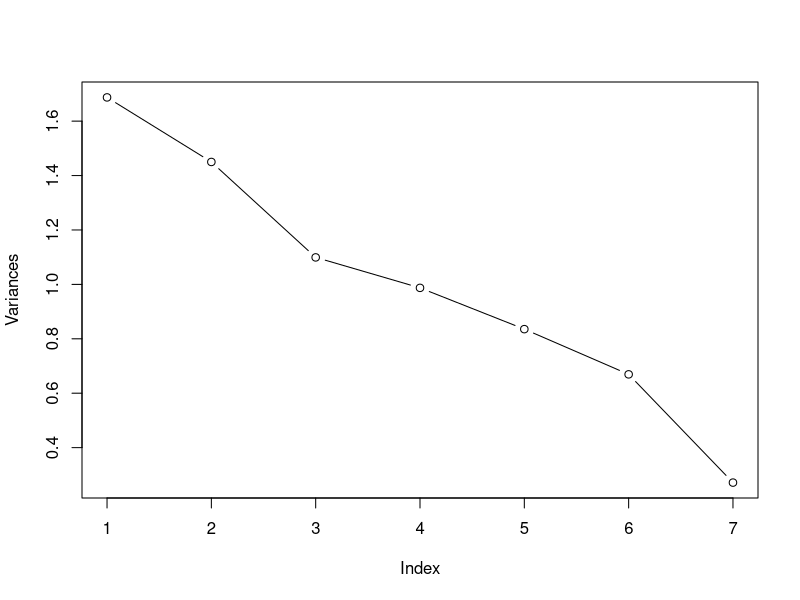
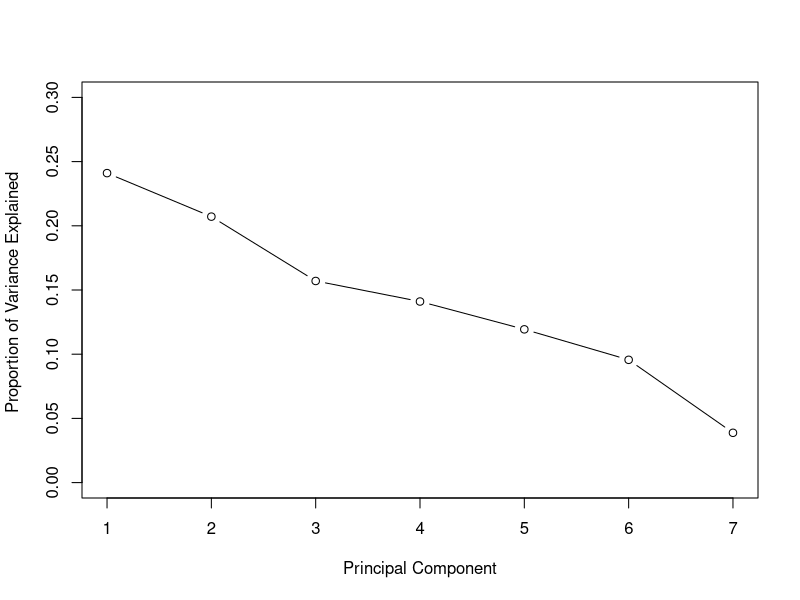
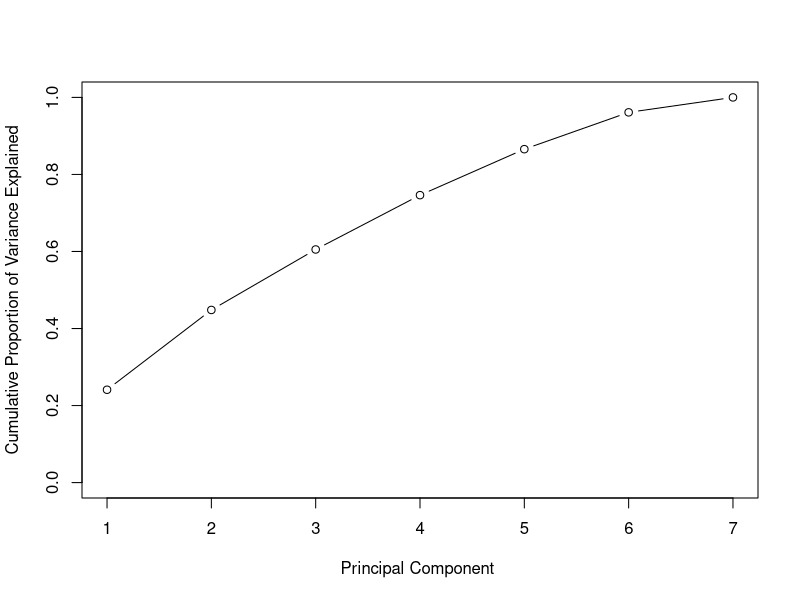
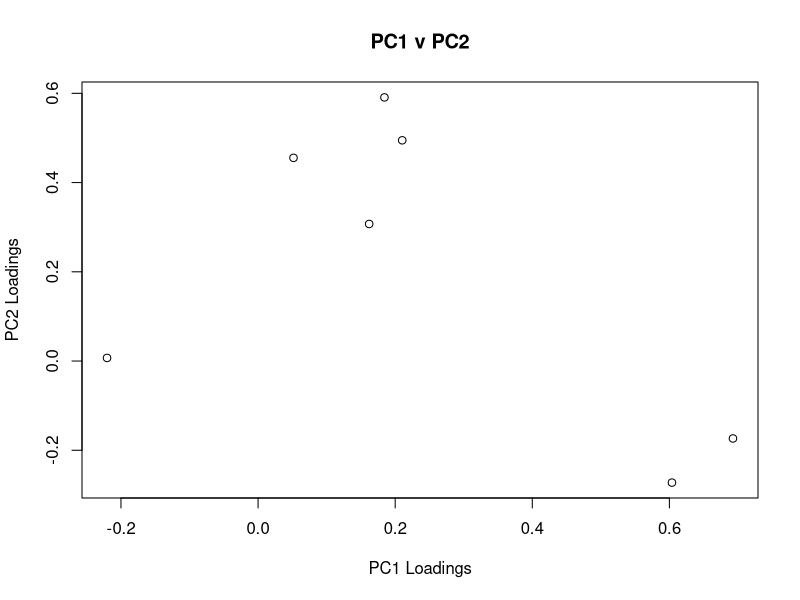
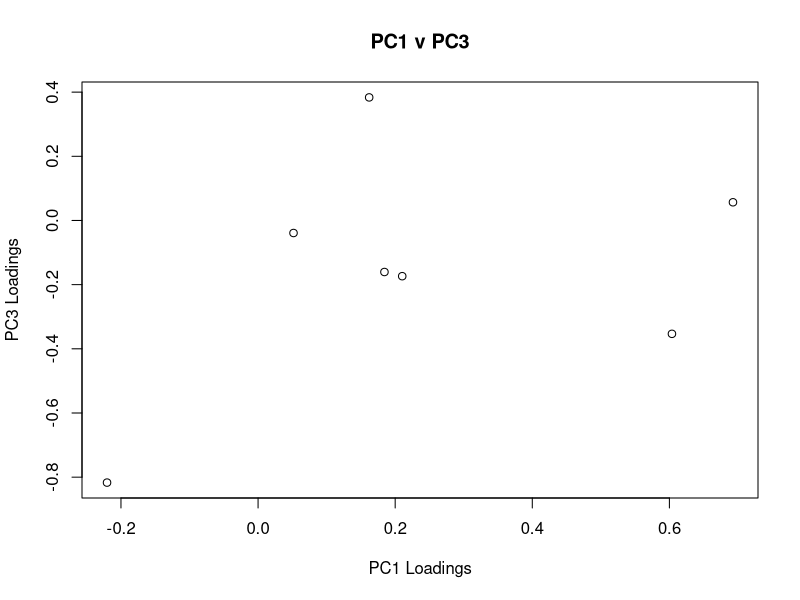
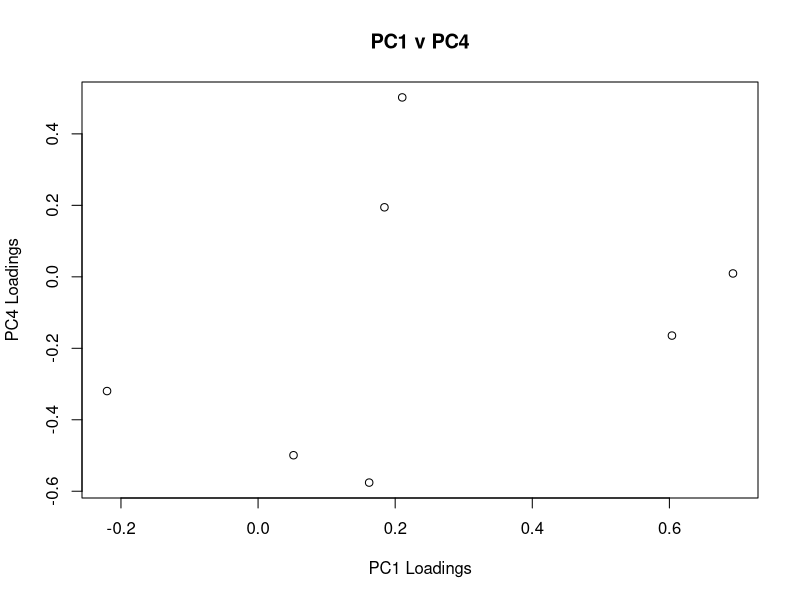

Write R code to recreate these figures, in order.
## ---- chunk 1
#Load the German data
#germanCredit<- read.csv("C:/Users/JohntheGreat/Documents/MSCA/DataMining/Week1/german_credit.csv", header=TRUE, sep=",")
library(caret)
data(GermanCredit)
head(GermanCredit)
# select only the chosen variables
GCD<- GermanCredit[, c(1:7)]
#colnames(GCD)
#summary(GCD)
# need to split the data into train/test portions
set.seed(555)
train_ind <- sample(seq_len(nrow(GCD)), size = 700)
# separate into two data frames: train and test
train_data <- GCD[train_ind, ]
test_data<- GCD[-train_ind, ]
head(train_data)
head(test_data)
#standardize train_data
train_means = colMeans(train_data)
train_sd = apply(train_data, 2, sd)
train_scaled = scale(train_data)
head(train_scaled)
test_scaled = scale(test_data, center=train_means, scale = train_sd)
head(test_scaled)
## ---- chunk 2
pr.cr <- prcomp(train_scaled)
summary(pr.cr)
attributes(pr.cr)
pr.cr
#Loadings/coefficients
round(pr.cr$rotation,2)
#components
round(head(pr.cr$x),2)

## ---- chunk 3
plot(pr.cr$sdev^2, ylab= "Variances", type='b')
#Variance Explained
pr.var <- pr.cr$sdev ^2
pve <- pr.var/sum(pr.var)
plot(pve, xlab="Principal Component", ylab="Proportion of Variance Explained ", ylim=c(0,0.3), type = "b")
plot(cumsum(pve), xlab="Principal Component ", ylab=" Cumulative Proportion of Variance Explained ", ylim=c(0,1), type = "b")
## ---- chunk 4
plot(x=pr.cr$rotation[, 1], y=pr.cr$rotation[, 2], xlab='PC1 Loadings', ylab='PC2 Loadings', main = 'PC1 v PC2')
plot(x=pr.cr$rotation[, 1], y=pr.cr$rotation[, 3], xlab='PC1 Loadings', ylab='PC3 Loadings', main = 'PC1 v PC3')
plot(x=pr.cr$rotation[, 1], y=pr.cr$rotation[, 4], xlab='PC1 Loadings', ylab='PC4 Loadings', main = 'PC1 v PC4')
